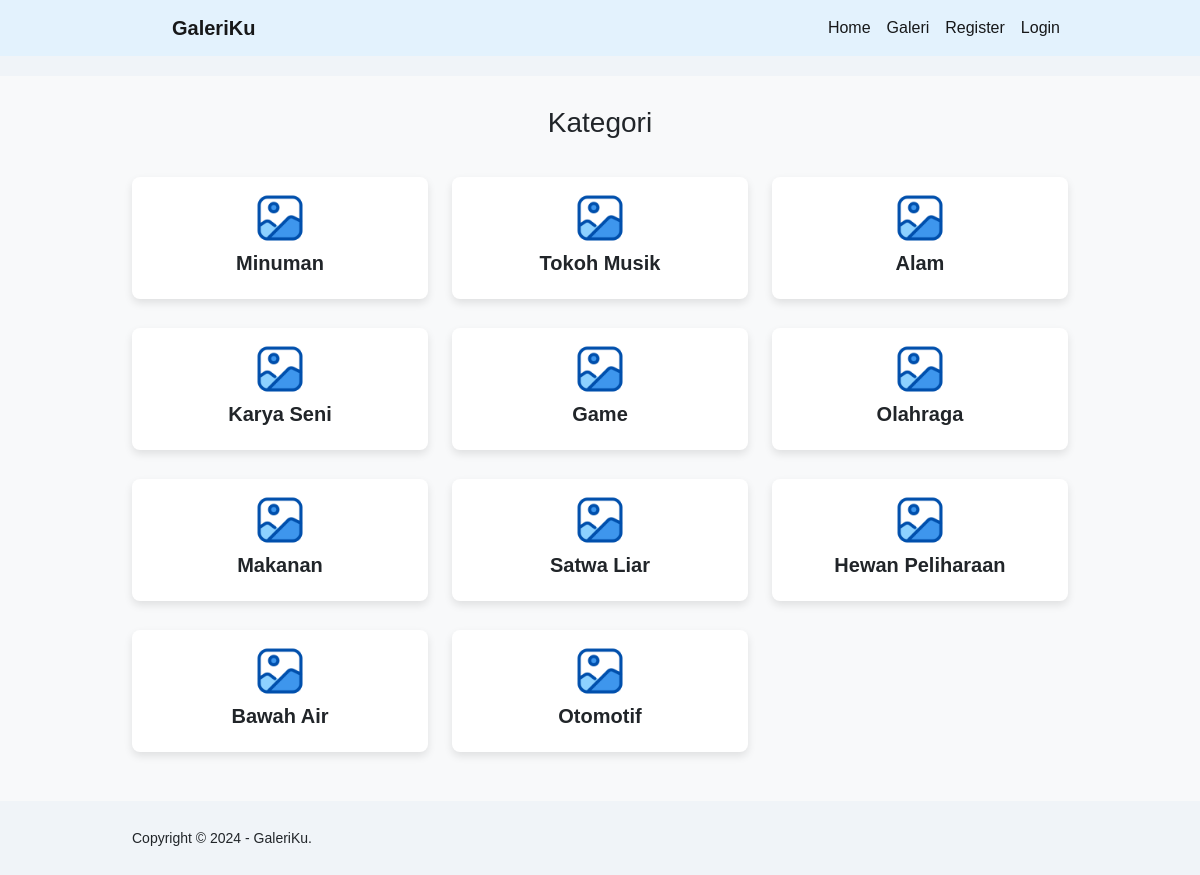
The page / on the database its author committed.
### tables this page shows
CREATE TABLE `tb_category` (
  `category_id` int(11) NOT NULL,
  `category_name` varchar(25) NOT NULL
);

### index.php (the view, shortened to what this page needs)
<?php
include 'db.php';
?>
<!doctype html>
<html lang="en">
<head>
    <link href="https://cdn.jsdelivr.net/npm/bootstrap@5.0.2/dist/css/bootstrap.min.css" rel="stylesheet">
    <link rel="stylesheet" href="css/style.css">
</head>
<body>
   <nav class="navbar navbar-expand-lg navbar-light" style="background-color: #e3f2fd;">
  <div class="container">
  <strong><a class="navbar-brand" href="#">GaleriKu</a></strong>
    <div class="collapse navbar-collapse" id="navbarNavAltMarkup">
      <div class="navbar-nav ms-auto">
        <a class="nav-link active" aria-current="page" href="index.php">Home</a>
        <a class="nav-link active" href="galeri.php">Galeri</a>
        <a class="nav-link active" href="registrasi.php">Register</a>
        <a class="nav-link active" href="login.php">Login</a>
      </div>
    </div>
  </div>
</nav>
<div class="section">
    <div class="container">
        <h3 class="text-center">Kategori</h3><br>
        <div class="row">
            <?php
            $kategori = mysqli_query($conn, "SELECT * FROM tb_category ORDER BY category_id DESC");
            if (mysqli_num_rows($kategori) > 0) {
                while ($k = mysqli_fetch_array($kategori)) {
                    ?>
                    <div class="col-md-4 mb-4">
                        <a href="galeri.php?kat=<?php echo $k['category_id'] ?>">
                            <div class="card text-center">
                                <div class="card-body">
                                    <img src="img/photo-gallery.png" width="50px" class="mb-2"/>
                                    <h5 class="card-title"><?php echo $k['category_name'] ?></h5>
                                </div>
                            </div>
                        </a>
                    </div>
                <?php }
            } else { ?>
                <p class="text-center">Kategori tidak ada</p>
            <?php } ?>
        </div>
    </div>
</div>
<footer>
    <div class="container">
        <small>Copyright &copy; 2024 - GaleriKu.</small>
    </div>
</footer>

### css/style.css (style rules this page uses)
* { padding:0; margin:0; font-family:'Quicksand', sans-serif; }
body { background-color:#f8f8f8; }
a { color: inherit; text-decoration:none; }
footer { padding:25px 0; }
.container { width: 80%; margin: 0 auto; }
.container:after { content:''; display: block; clear:both; }
.section { padding:25px 0; }
.section { background-color: #f8f9fa; }
.card { border-radius: 0.5rem; transition: transform 0.2s; }
.card-title { font-weight: bold; }
.text-center { margin-top: 5px; }

### index.php (style rules this page uses)
body { background-color: #f0f4f8; }
.section { margin-top: 20px; }
.card { border: none; transition: transform 0.3s; box-shadow: 0 4px 8px rgba(0, 0, 0, 0.1); }

### rows shown on the page
tb_category: category_name "Minuman"
tb_category: category_name "Tokoh Musik"
tb_category: category_name "Alam"
tb_category: category_name "Karya Seni"
tb_category: category_name "Game"
tb_category: category_name "Olahraga"
tb_category: category_name "Makanan"
tb_category: category_name "Satwa Liar"
tb_category: category_name "Hewan Peliharaan"
tb_category: category_name "Bawah Air"
tb_category: category_name "Otomotif"
